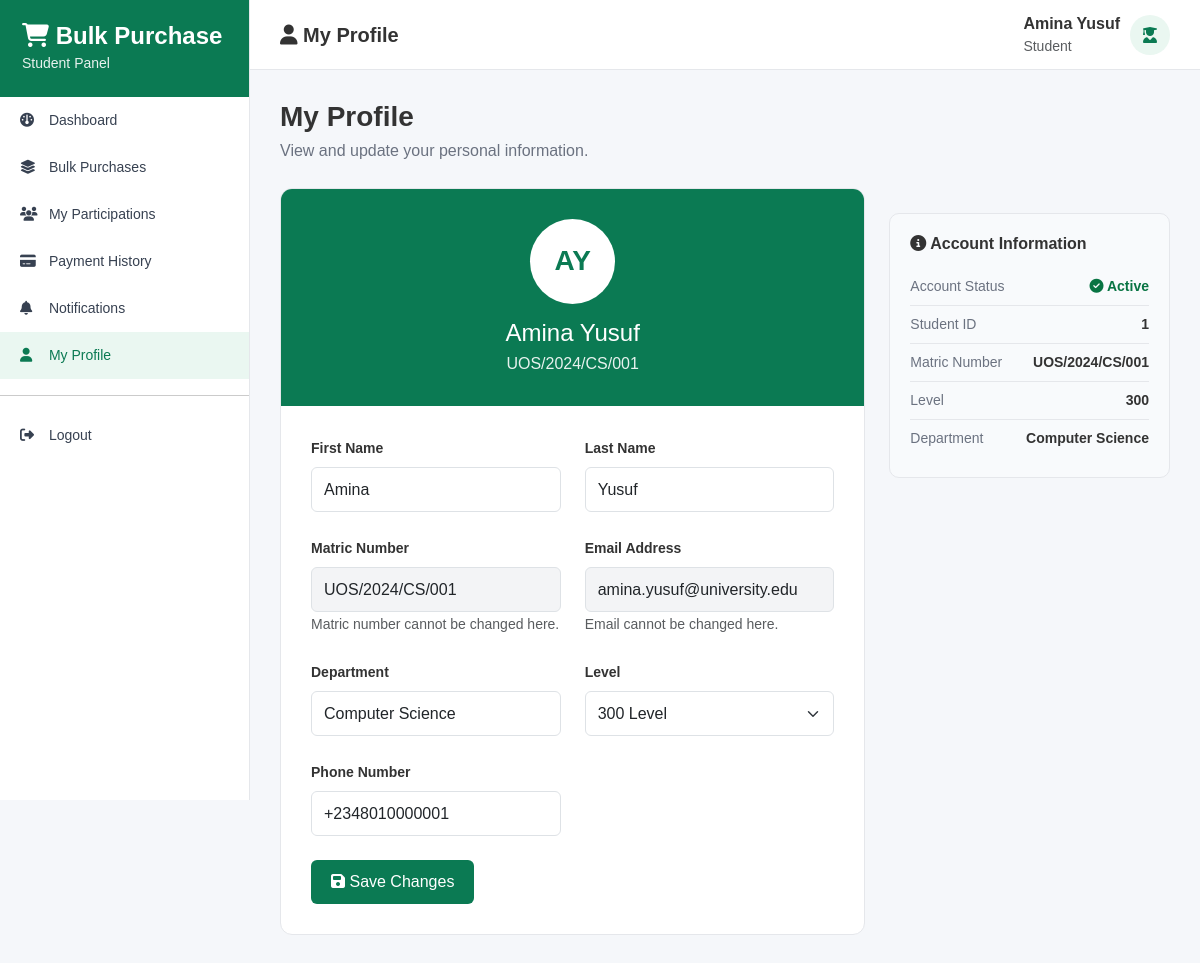
Page /student_bulk_purchase_system/student/profile.php (signed in) on the committed database.
### tables this page shows
CREATE TABLE `students` (
  `student_id` int(11) NOT NULL,
  `user_id` int(11) NOT NULL,
  `first_name` varchar(100) NOT NULL,
  `last_name` varchar(100) NOT NULL,
  `matric_number` varchar(50) NOT NULL,
  `department` varchar(100) NOT NULL,
  `level` int(11) NOT NULL COMMENT 'Student level (100-600)',
  `phone_number` varchar(20) DEFAULT NULL,
  `created_at` timestamp NOT NULL DEFAULT current_timestamp()
);

CREATE TABLE `users` (
  `user_id` int(11) NOT NULL,
  `email` varchar(255) NOT NULL,
  `password` varchar(255) NOT NULL COMMENT 'bcrypt password hash',
  `user_type` enum('student','admin') NOT NULL,
  `status` enum('active','inactive','suspended') NOT NULL DEFAULT 'active',
  `created_at` timestamp NOT NULL DEFAULT current_timestamp(),
  `updated_at` timestamp NOT NULL DEFAULT current_timestamp() ON UPDATE current_timestamp()
);

### student_bulk_purchase_system/student/profile.php (the view, shortened to what this page needs)
<?php
require_once "../config/database.php";
$user_id = $_SESSION["user_id"];
$stmt = $conn->prepare("
    SELECT
        u.user_id,
        u.email,
        u.status,
        s.student_id,
        s.first_name,
        s.last_name,
        s.matric_number,
        s.department,
        s.level,
        s.phone_number
    FROM users u
    INNER JOIN students s
        ON u.user_id = s.user_id
    WHERE u.user_id = ?
    LIMIT 1
");
$stmt->bind_param("i", $user_id);
$stmt->execute();
$result = $stmt->get_result();
$student = $result->fetch_assoc();
?>
<!DOCTYPE html>
<html lang="en">
<head>
    <link
        href="https://cdn.jsdelivr.net/npm/bootstrap@5.3.3/dist/css/bootstrap.min.css"
        rel="stylesheet"
    >
    <link
        rel="stylesheet"
        href="https://cdnjs.cloudflare.com/ajax/libs/font-awesome/6.5.2/css/all.min.css"
    >
</head>
<body>
<div class="sidebar">
    <div class="sidebar-header">
        <h4>
            <i class="fa-solid fa-cart-shopping"></i>
            Bulk Purchase
        </h4>
        <small>Student Panel</small>
    </div>
    <a href="dashboard.php">
        <i class="fa-solid fa-gauge"></i>
        Dashboard
    </a>
    <a href="bulk_purchases.php">
        <i class="fa-solid fa-layer-group"></i>
        Bulk Purchases
    </a>
    <a href="my_participations.php">
        <i class="fa-solid fa-users"></i>
        My Participations
    </a>
    <a href="payment_history.php">
        <i class="fa-solid fa-credit-card"></i>
        Payment History
    </a>
    <a href="notifications.php">
        <i class="fa-solid fa-bell"></i>
        Notifications
    </a>
    <a href="profile.php" class="active">
        <i class="fa-solid fa-user"></i>
        My Profile
    </a>
    <hr>
    <a href="../auth/logout.php">
        <i class="fa-solid fa-right-from-bracket"></i>
        Logout
    </a>
</div>
<div class="main-content">
    <div class="topbar">
        <h5>
            <i class="fa-solid fa-user"></i>
            My Profile
        </h5>
        <div class="student-info">
            <div>
                <strong>
                    <?= htmlspecialchars(
                        $student["first_name"] . " " . $student["last_name"]
                    ) ?>
                </strong>
                <small class="text-muted d-block">
                    Student
                </small>
            </div>
            <div class="student-icon">
                <i class="fa-solid fa-user-graduate"></i>
            </div>
        </div>
    </div>
    <div class="content">
        <div class="page-title">
            <h3>My Profile</h3>
            <p>
                View and update your personal information.
            </p>
        </div>
        <div class="row">
            <div class="col-lg-8">
                <div class="profile-card">
                    <div class="profile-header">
                        <div class="profile-avatar">
                            <?= strtoupper(
                                substr($student["first_name"], 0, 1) .
                                substr($student["last_name"], 0, 1)
                            ) ?>
                        </div>
                        <h4>
                            <?= htmlspecialchars(
                                $student["first_name"] . " " . $student["last_name"]
                            ) ?>
                        </h4>
                        <p>
                            <?= htmlspecialchars($student["matric_number"]) ?>
                        </p>
                    </div>
                    <div class="profile-body">
                        <form method="POST">
                            <div class="row g-4">
                                <div class="col-md-6">
                                    <label class="form-label">
                                        First Name
                                    </label>
                                    <input
                                        type="text"
                                        name="first_name"
                                        class="form-control"
                                        value="<?= htmlspecialchars($student["first_name"]) ?>"
                                        required
                                    >
                                </div>
                                <div class="col-md-6">
                                    <label class="form-label">
                                        Last Name
                                    </label>
                                    <input
                                        type="text"
                                        name="last_name"
                                        class="form-control"
                                        value="<?= htmlspecialchars($student["last_name"]) ?>"
                                        required
                                    >
                                </div>
                                <div class="col-md-6">
                                    <label class="form-label">
                                        Matric Number
                                    </label>
                                    <input
                                        type="text"
                                        class="form-control readonly-field"
                                        value="<?= htmlspecialchars($student["matric_number"]) ?>"
                                        readonly
                                    >
                                    <small class="text-muted">
                                        Matric number cannot be changed here.
                                    </small>
                                </div>
                                <div class="col-md-6">
                                    <label class="form-label">
                                        Email Address
                                    </label>
                                    <input
                                        type="email"
                                        class="form-control readonly-field"
                                        value="<?= htmlspecialchars($student["email"]) ?>"
                                        readonly
                                    >
                                    <small class="text-muted">
                                        Email cannot be changed here.
                                    </small>
                                </div>
                                <div class="col-md-6">
                                    <label class="form-label">
                                        Department
                                    </label>
                                    <input
                                        type="text"
                                        name="department"
                                        class="form-control"
                                        value="<?= htmlspecialchars($student["department"]) ?>"
                                        required
                                    >
                                </div>
                                <div class="col-md-6">
                                    <label class="form-label">
                                        Level
                                    </label>
                                    <select
                                        name="level"
                                        class="form-select"
                                        required
                                    >
                                        <?php
                                        $levels = [100, 200, 300, 400, 500, 600];
                                        foreach ($levels as $level):
                                        ?>
                                            <option
                                                value="<?= $level ?>"
                                                <?= ($student["level"] == $level) ? "selected" : "" ?>
                                            >
                                                <?= $level ?> Level
                                            </option>
                                        <?php endforeach; ?>
                                    </select>
                                </div>
                                <div class="col-md-6">
                                    <label class="form-label">
                                        Phone Number
                                    </label>
                                    <input
                                        type="text"
                                        name="phone_number"
                                        class="form-control"
                                        value="<?= htmlspecialchars($student["phone_number"]) ?>"
                                        required
                                    >
                                </div>
                            </div>
                            <div class="mt-4">
                                <button
                                    type="submit"
                                    class="btn btn-green"
                                >
                                    <i class="fa-solid fa-floppy-disk"></i>
                                    Save Changes
                                </button>
                            </div>
                        </form>
                    </div>
                </div>
            </div>
            <div class="col-lg-4">
                <div class="account-info">
                    <h6>
                        <i class="fa-solid fa-circle-info"></i>
                        Account Information
                    </h6>
                    <div class="account-row">
                        <span>Account Status</span>
                        <span class="status-active">
                            <i class="fa-solid fa-circle-check"></i>
                            <?= htmlspecialchars(
                                ucfirst($student["status"])
                            ) ?>
                        </span>
                    </div>
                    <div class="account-row">
                        <span>Student ID</span>
                        <strong>
                            <?= htmlspecialchars($student["student_id"]) ?>
                        </strong>
                    </div>
                    <div class="account-row">
                        <span>Matric Number</span>
                        <strong>
                            <?= htmlspecialchars($student["matric_number"]) ?>
                        </strong>
                    </div>
                    <div class="account-row">
                        <span>Level</span>
                        <strong>
                            <?= htmlspecialchars($student["level"]) ?>
                        </strong>
                    </div>
                    <div class="account-row">
                        <span>Department</span>
                        <strong>
                            <?= htmlspecialchars($student["department"]) ?>
                        </strong>
                    </div>
                </div>
            </div>
        </div>
    </div>
</div>
</body>
</html>

### student_bulk_purchase_system/student/profile.php (style rules this page uses)
body { margin: 0; background: #f5f7fa; font-family: Arial, sans-serif; color: #333; }
.sidebar { position: fixed; top: 0; left: 0; width: 250px; height: 100vh; background: #ffffff; border-right: 1px solid #e5e7eb; overflow-y: auto; }
.sidebar-header { padding: 22px; background: #0b7a53; color: white; }
.sidebar-header h4 { margin: 0; font-weight: 700; }
.sidebar-header small { opacity: 0.9; }
.sidebar a { display: block; padding: 13px 20px; color: #374151; text-decoration: none; font-size: 14px; }
.sidebar a i { width: 25px; }
.sidebar a:hover, .sidebar a.active { background: #eaf7f1; color: #0b7a53; }
.main-content { margin-left: 250px; min-height: 100vh; }
.topbar { height: 70px; background: white; border-bottom: 1px solid #e5e7eb; display: flex; align-items: center; justify-content: space-between; padding: 0 30px; }
.topbar h5 { margin: 0; font-weight: 600; }
.student-info { display: flex; align-items: center; gap: 10px; }
.student-icon { width: 40px; height: 40px; background: #eaf7f1; color: #0b7a53; border-radius: 50%; display: flex; align-items: center; justify-content: center; }
.content { padding: 30px; }
.page-title { margin-bottom: 25px; }
.page-title h3 { font-weight: 700; margin-bottom: 5px; }
.page-title p { color: #6b7280; margin: 0; }
.profile-card { background: white; border: 1px solid #e5e7eb; border-radius: 12px; overflow: hidden; }
.profile-header { background: #0b7a53; color: white; padding: 30px; text-align: center; }
.profile-avatar { width: 85px; height: 85px; margin: 0 auto 15px; border-radius: 50%; background: white; color: #0b7a53; display: flex; align-items: center; justify-content: center; font-size: 28px; font-weight: bold; }
.profile-header h4 { margin-bottom: 5px; }
.profile-header p { margin: 0; opacity: 0.9; }
.profile-body { padding: 30px; }
.form-label { font-weight: 600; font-size: 14px; }
.form-control, .form-select { min-height: 45px; }
.readonly-field { background: #f3f4f6; }
.btn-green { background: #0b7a53; color: white; border: none; padding: 10px 20px; }
.account-info { background: #f8fafc; border: 1px solid #e5e7eb; border-radius: 10px; padding: 20px; margin-top: 25px; }
.account-info h6 { font-weight: 700; margin-bottom: 15px; }
.account-row { display: flex; justify-content: space-between; padding: 8px 0; border-bottom: 1px solid #e5e7eb; font-size: 14px; }
.account-row:last-child { border-bottom: none; }
.account-row span:first-child { color: #6b7280; }
.status-active { color: #087443; font-weight: 600; }

### rows in the picture
students: first_name+last_name "Amina Yusuf", first_name+last_name "AY", matric_number "UOS/2024/CS/001", first_name "Amina", last_name "Yusuf", user.email "amina.yusuf@university.edu", department "Computer Science", level "300 Level", phone_number "+2348010000001", user.status "Active", student_id "1", level "300"
